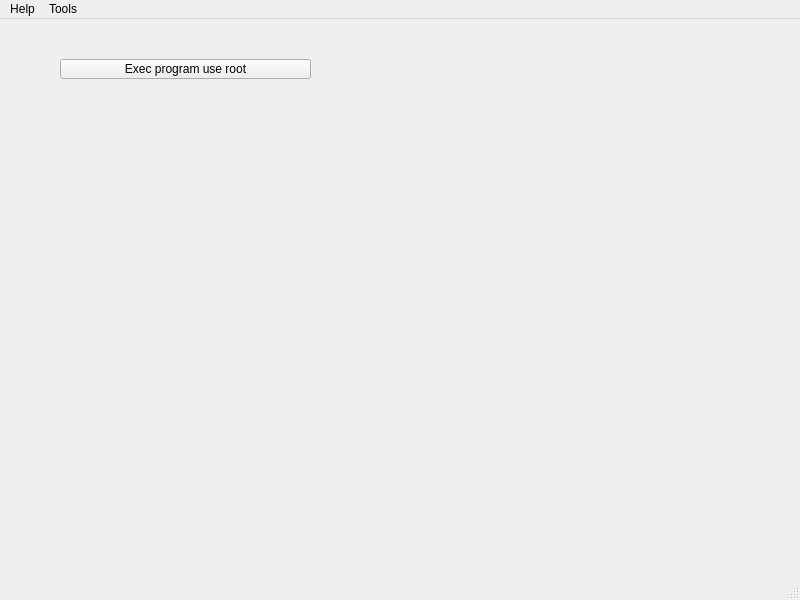
<?xml version="1.0" encoding="UTF-8"?>
<ui version="4.0">
 <class>MainWindow</class>
 <widget class="QMainWindow" name="MainWindow">
  <property name="geometry">
   <rect>
    <x>0</x>
    <y>0</y>
    <width>800</width>
    <height>600</height>
   </rect>
  </property>
  <property name="windowTitle">
   <string>MainWindow</string>
  </property>
  <widget class="QWidget" name="centralwidget">
   <widget class="QPushButton" name="pushButton">
    <property name="geometry">
     <rect>
      <x>60</x>
      <y>40</y>
      <width>251</width>
      <height>20</height>
     </rect>
    </property>
    <property name="text">
     <string>Exec program use root</string>
    </property>
   </widget>
  </widget>
  <widget class="QMenuBar" name="menubar">
   <property name="geometry">
    <rect>
     <x>0</x>
     <y>0</y>
     <width>800</width>
     <height>22</height>
    </rect>
   </property>
   <widget class="QMenu" name="menuAbout">
    <property name="title">
     <string>Help</string>
    </property>
    <addaction name="actionAbout"/>
    <addaction name="actionUpdate"/>
   </widget>
   <widget class="QMenu" name="menuTools">
    <property name="title">
     <string>Tools</string>
    </property>
    <addaction name="actionStype"/>
   </widget>
   <addaction name="menuAbout"/>
   <addaction name="menuTools"/>
  </widget>
  <widget class="QStatusBar" name="statusbar"/>
  <action name="actionAbout">
   <property name="text">
    <string>About</string>
   </property>
  </action>
  <action name="actionUpdate">
   <property name="text">
    <string>Update</string>
   </property>
  </action>
  <action name="actionStype">
   <property name="text">
    <string>Stype</string>
   </property>
  </action>
 </widget>
 <resources/>
 <connections/>
</ui>
